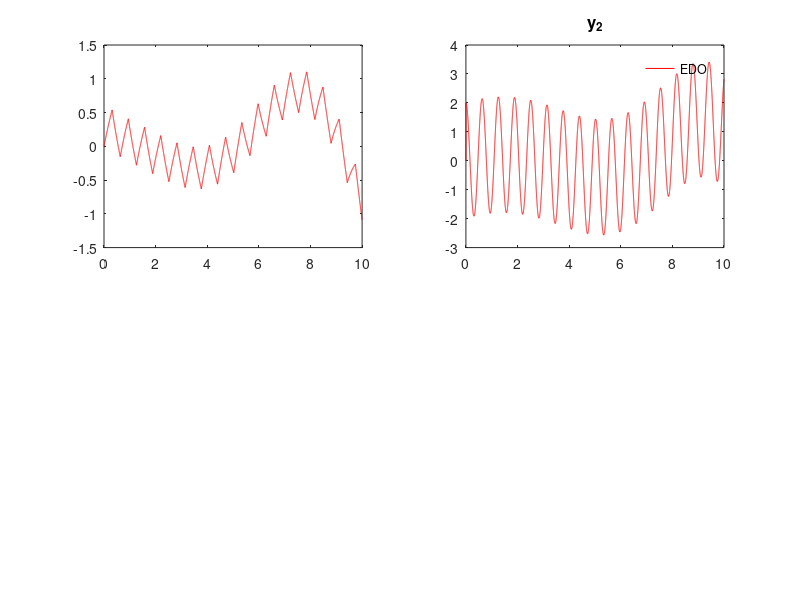

Source code (MATLAB):
%Verificación de la EDO
% y1pp+y1p+y2=u1+u2p
% y2p=y1+u1p,
% Condic iniciales nulas, respuestas al escalon.
clear all;clc;close all;
T=10; Kmax=20000; At=T/Kmax;TamanioFuente=12;
u1=zeros(1,Kmax);y1=u1;y2=u1;y1p=y1;y2p=y2;
t=0:At:T-At;y1pp=0;
u1=[0 2*cos(10*t)];u1p=[diff(u1)/At];
u2=[0 2*sign(sin(10*t))]; u2p=[diff(u2)/At];
for jj=1:Kmax-1
% y1pp+y1p+y2=u1+u2p;
% y2p=y1+u1p;
 y1pp=-y1p(jj)-y2(jj)+u1(jj)+u2p(jj);
 y2p(jj)=y1(jj)+u1p(jj);
 %Integro
 y2(jj+1) =y2(jj) +y2p(jj)*At;
 y1p(jj+1)=y1p(jj)+y1pp*At;
 y1(jj+1) =y1(jj) +y1p(jj)*At;
end
% figure;title('Sistema MIMO');
% subplot(2,2,1);plot(t,y1,'.k');title('y_1'),hold on
% subplot(2,2,2);plot(t,y2,'.k');title('y_2'); hold on
% subplot(2,2,3);plot(t,u1(1:numel(t)),'k');title('u_1');xlabel('t [seg.]');
% subplot(2,2,4);plot(t,u2(1:numel(t)),'k');title('u_2');xlabel('t [seg.]');
A=[0,1,0;0,-1,-1;1,0,0];
B=[0, 1;0, -1;0,0];
C=[1, 0,0;0,0,1];
D=[0 0;1 0];
Sis_ve=ss(A,B,C,D)
[num, den]=ss2tf(Sis_ve.a,Sis_ve.b,Sis_ve.c,Sis_ve.d,1);
sys1=tf(num,den);
[num, den]=ss2tf(Sis_ve.a,Sis_ve.b,Sis_ve.c,Sis_ve.d,2);
sys2=tf(num,den);
x=[0;0;0];U=[0;0];y_1(1)=0;y_2(1)=0;
for jj=1:Kmax-1
 U(1)=u1(jj);
 U(2)=u2(jj);
 xp=A*x+B*U;
 y =C*x+D*U;
 x=x+xp*At;
 y_1(jj+1)=y(1);
 y_2(jj+1)=y(2);
end
subplot(2,2,1);plot(t,y_1,'r');
subplot(2,2,2);plot(t,y_2,'r');legend('EDO','Evolución en VE');legend('boxoff');title('y_2','FontSize',TamanioFuente);